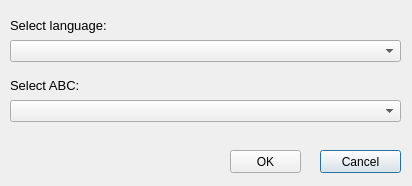
<?xml version="1.0" encoding="UTF-8"?>
<ui version="4.0">
 <class>FormSelectLanguage</class>
 <widget class="QDialog" name="FormSelectLanguage">
  <property name="geometry">
   <rect>
    <x>0</x>
    <y>0</y>
    <width>412</width>
    <height>186</height>
   </rect>
  </property>
  <property name="windowTitle">
   <string>Dialog</string>
  </property>
  <widget class="QLabel" name="label">
   <property name="geometry">
    <rect>
     <x>10</x>
     <y>70</y>
     <width>391</width>
     <height>31</height>
    </rect>
   </property>
   <property name="font">
    <font>
     <pointsize>10</pointsize>
    </font>
   </property>
   <property name="text">
    <string>Select ABC:</string>
   </property>
  </widget>
  <widget class="QComboBox" name="comboBox">
   <property name="geometry">
    <rect>
     <x>10</x>
     <y>100</y>
     <width>391</width>
     <height>22</height>
    </rect>
   </property>
  </widget>
  <widget class="QPushButton" name="pushButton">
   <property name="geometry">
    <rect>
     <x>320</x>
     <y>150</y>
     <width>81</width>
     <height>23</height>
    </rect>
   </property>
   <property name="text">
    <string>Cancel</string>
   </property>
  </widget>
  <widget class="QPushButton" name="pushButton_2">
   <property name="geometry">
    <rect>
     <x>230</x>
     <y>150</y>
     <width>71</width>
     <height>23</height>
    </rect>
   </property>
   <property name="text">
    <string>OK</string>
   </property>
  </widget>
  <widget class="QLabel" name="label_2">
   <property name="geometry">
    <rect>
     <x>10</x>
     <y>10</y>
     <width>391</width>
     <height>31</height>
    </rect>
   </property>
   <property name="font">
    <font>
     <pointsize>10</pointsize>
    </font>
   </property>
   <property name="text">
    <string>Select language:</string>
   </property>
  </widget>
  <widget class="QComboBox" name="comboBox_2">
   <property name="geometry">
    <rect>
     <x>10</x>
     <y>40</y>
     <width>391</width>
     <height>22</height>
    </rect>
   </property>
  </widget>
 </widget>
 <resources/>
 <connections/>
</ui>
